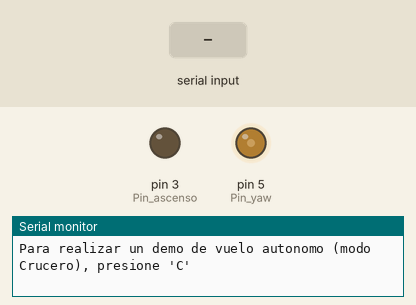
A sketch run on a simulated Arduino Uno, built with avr-gcc and run on an emulated ATmega328P. Shown: output pins drawn as LEDs (lit = HIGH), the last lines printed to the serial monitor. The test bench sets the inputs (shaded band).

Above: at 1.2 s.
1.3 s: "c" received over Serial
At 9.9 s:
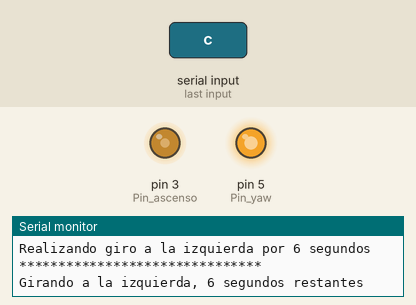
At 18.7 s:
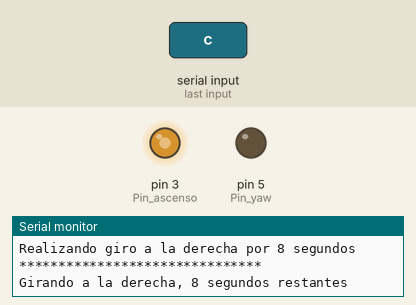
Timing chart, 0 to 19.5 s (numbered marks = the images above; inputs shaded):
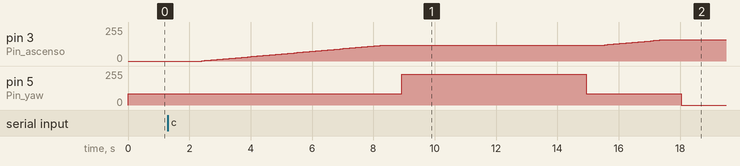

Measured:
- after the input at 1.3 s, pin 3 (Pin_ascenso): moves from 0/255 to 160/255 over 15.0 s, starting after 1.1 s; pin 5 (Pin_yaw): 85/255 → 230/255 after 7.6 s, → 85/255 6.0 s later, → 0/255 3.1 s later

The sketch:

control_SkyViper.ino
```cpp
/* --------------------------------------------------------------------
    SETISAEDU
    Codigo para el control del Drone SkyViper con
    la intervencion de las señales del mando.
   --------------------------------------------------------------------
*/

//Declaracion de los pines de control a usar
// Pin_ascenso = "DAC0", Pin_yaw = "DAC1" Solo arduino Due, para arduinos sin DAC usar salidas PWM

int Pin_ascenso = 3, Pin_yaw = 5;
//Declaracion de variables
int last_set = 0, set = 0;

//Funcion de configuracion de potencia de ascenso
void set_ascenso(int now)
{
  Serial.println("*******************************");
  if (last_set < now)
  {
    for (int x = last_set; x <= now; x++)
    {
      //analogWrite(DAC0, x * (4095 / 100)); // Escalado de valor de porcentaje a valor de salida del DAC
      analogWrite(Pin_ascenso, x * (255 / 100)); // Escalado de valor de porcentaje a valor de salida PWM 8 bits
      Serial.print("Potencia de ascenso en ");
      Serial.print(x); Serial.println("%");
      delay(100);
    }
    last_set = now;
  } else if (last_set > now)
  {
    for (int x = last_set; x >= now; x--)
    {
      //analogWrite(DAC0, x * (4095 / 100));
      analogWrite(Pin_ascenso, x * (255 / 100)); // Escalado de valor de porcentaje a valor de salida PWM 8 bits
      Serial.print("Potencia de ascenso en ");
      Serial.print(x); Serial.println("%");
      delay(100);
    }
    last_set = now;
  } else
  {
    Serial.print("Potencia de ascenso en ");
    Serial.print(now); Serial.println("%");
  }
  Serial.println("Valor de ascenso alcanzado");
  Serial.println("*******************************");

}

//Funcion de giro a la izquierda
void set_izquierda(int set_time)
{
  Serial.println("*******************************");
  for (int x = set_time;  x > 0; x--)
  {
      //analogWrite(DAC1, 4095);   //En el caso de usar DAC
      analogWrite(Pin_yaw, 230);   //PWM casi al maximo para realizar giro a la izquierda
      Serial.print("Girando a la izquierda, ");
      Serial.print(x); Serial.println(" segundos restantes");
      delay(1000);
  }
  //Control de Yaw, retorno a la posicion central
  //analogWrite(DAC1, 1500);  //Solo con DAC
  analogWrite(Pin_yaw, 85); // Para PWM de 8 bits
  Serial.println("Giro a la izquierda terminado");
  Serial.println("*******************************");

}

//Funcion de giro a la derecha
void set_derecha(int set_time)
{
  Serial.println("*******************************");
  for (int x = set_time;  x > 0; x--)
  {
      //analogWrite(DAC1, 0);   //En el caso de usar DAC
      analogWrite(Pin_yaw, 0);  //PWM al minimo para realizar giro a la derecha
      Serial.print("Girando a la derecha, ");
      Serial.print(x); Serial.println(" segundos restantes");
      delay(1000);
  }
  //Control de Yaw, retorno a la posicion central
  //analogWrite(DAC1, 2100);  //solo con DAC
  analogWrite(Pin_yaw, 85);   // Para PWM de 8 bits
  Serial.println("Giro a la derecha terminado");
  Serial.println("*******************************");

}

void setup()
{
  //Serial.begin(250000); //Solo arduino Due
  Serial.begin(115200);  //Inicializacion del Puerto
  /*Solo arduinos con microcontrolador ARM
  pinMode(DAC0, OUTPUT);
  pinMode(DAC1, OUTPUT);
  analogWriteResolution(12); // Solo placas con microcontrolador ARM
  */

  //Configuracion de pin de control de ascenso
  pinMode(Pin_ascenso, OUTPUT);//Usar pines PWM
  analogWrite(Pin_ascenso, 0); //Iniciacion en 0
  //analogWrite(DAC0, 0);      //para arduino con DAC

  //Configuracion de pin de control de Yaw
  pinMode(Pin_yaw, OUTPUT);    //Usar pines PWM
  analogWrite(Pin_yaw, 85);   //Control de Yaw, deber iniciar a la mitad (0xF4)
  //analogWrite(DAC1, 2047);   //para arduino con DAC

  //Mensaje inicial y explicacion del menu
  Serial.println("Control de drone SkyViper");
  Serial.println("Para controlar la potencia de ascenso, presione 'A' seguido de el valor de potencia deseado");
  Serial.println("Para realizar un giro a la izquierda, presione 'I' seguido de el valor de tiempo de giro");
  Serial.println("Para realizar un giro a la derecha, presione 'D' seguido de el valor de tiempo de giro");
  Serial.println("Para realizar un demo de vuelo autonomo (modo Crucero), presione 'C'");
}

void loop()
{
  if (Serial.available()) //Espera de recepcion de datos
  {
    char op = Serial.read(); //Lectura de la letra inicial
    int valor = Serial.parseInt(); //Lectura del valor numero ingresado

    //Comparacion para comprobar la operacion solicitada
    if (op == 'a' || op == 'A')
    {
      if(valor <= 100) //Comprobacion si el nivel esta en rango
      {
      Serial.print("Configuracion de potencia de ascenso a ");
      Serial.print(valor);Serial.println("%");
      delay(1000);
      set_ascenso(valor); //llamado de funcion de conficuracion de ascenso
      }else
      {  //En el caso de tener un valor invalido
        Serial.println("Configuracion de potencia invalido!");
        Serial.println("Ingresar un valor entre 0 y 100 ");
      }
    }else if(op == 'i' || op == 'I')
    {
      if(valor <= 10) //Comprobacion si el nivel esta en rango
      {
      Serial.print("Secuencia de giro a la izquierda por ");
      Serial.print(valor);Serial.println(" segundos");
      delay(1000);
      set_izquierda(valor); //llamado de funcion de giro a la izquierda
      }else
      {  //En el caso de tener un valor invalido
        Serial.println("Configuracion de giro a la izquierda invalido");
        Serial.println("Ingresar un valor entre 0 y 10 ");
      }
    }else if(op == 'd' || op == 'D')
    {
      if(valor <= 10) //Comprobacion si el nivel esta en rango
      {
      Serial.print("Secuencia de giro a la derecha por ");
      Serial.print(valor);Serial.println(" segundos");
      delay(1000);
      set_derecha(valor); //llamado de funcion de giro a la derecha
      }else
      {  //En el caso de tener un valor invalido
        Serial.println("Configuracion de giro a la derecha invalido");
        Serial.println("Ingresar un valor entre 0 y 10 ");
      }
    }else if(op == 'c' || op == 'C')
    {
      Serial.print("Modo crucero, se realizara un demo de vuelo autonomo ");
      Serial.println("Iniciando ascenso hasta el 60%");
      set_ascenso(60); //llamado de funcion de conficuracion de ascenso
      delay(500);
      Serial.println("Realizando giro a la izquierda por 6 segundos");
      set_izquierda(6); //llamado de funcion de giro a la izquierda
      delay(500);
      Serial.println("cambiando altura, ascenso hasta el 80%");
      set_ascenso(80); //llamado de funcion de conficuracion de ascenso
      delay(500);
      Serial.println("Realizando giro a la derecha por 8 segundos");
      set_derecha(8); //llamado de funcion de giro a la derecha
      delay(500);
      Serial.println("Iniciando descenso");
      set_ascenso(70); //llamado de funcion de conficuracion de ascenso
      delay(2000);
      set_ascenso(60);
      delay(1500);
      set_ascenso(50);
      delay(1500);
      set_ascenso(40);
      delay(1500);
      set_ascenso(30);
      delay(1000);
      set_ascenso(20);
      delay(1000);
      set_ascenso(0);
      Serial.println("Aterrizaje completado, motores al 0%");
    }else
    { //En el caso de seleccion de de opcion invalida
      Serial.println("Opcion invalida");
    }
  }
}
```
